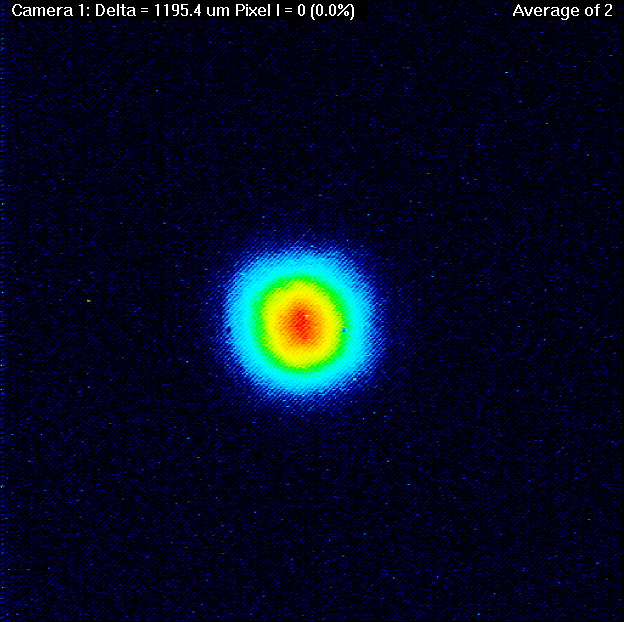
#> input picture ONIP/onip_fisa_diffraction/images/Profil1_b.png, 624 x 622 px
$ python barycentre_laser1.py
#> lines starting #> are read from the running program, lines starting #| are printed output that depends on the picture
# Test Barycentre Python /

import numpy as np
from PIL import Image
from matplotlib import pyplot as plt


def barycentre(tab2D):
	width = tab2D.shape[0]
	length = tab2D.shape[1]
	Y = np.linspace(0,width-1,width)
	X = np.linspace(0,length-1,length)
	XX,YY= np.meshgrid(X,Y)
	sum_tab = np.sum(tab2D)
	x_bary = np.floor(np.sum(XX * tab2D) // sum_tab)
	y_bary = np.floor(np.sum(YY * tab2D) // sum_tab)
	return int(x_bary), int(y_bary)

def find_max(tab2D):
    max_ind = np.argmax(tab2D)
    width = tab2D.shape[0]
    length = tab2D.shape[1]
    ind_x = int(max_ind / length)
    ind_y = int(max_ind % width)
    return ind_x, ind_y


if __name__ == '__main__':
    """
    # Test image
    image = np.zeros((100, 200))
    image[52, 69] = 100

    x, y = find_max(image)
    print(f'x = {x} / y = {y}')
    """


	# Airy
    image_png = Image.open('images/Profil1_b.png')
#> image_png is the input picture: PIL image 624x622 RGBA; mean R, G, B, A 4.3, 11.2, 34.2, 255
    image = image_png.convert("L")
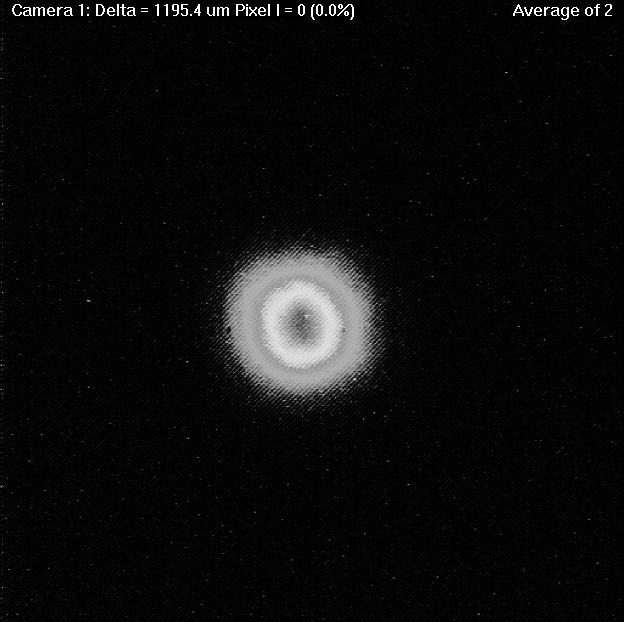
#> image: PIL image 624x622 L; min 0, max 255, mean 11.8
    image = np.asarray(image)
    plt.figure()
    plt.imshow(image)
    x_b0, y_b0 = barycentre(image)
#> in barycentre, `sum_tab = np.sum(tab2D)`: sum_tab = 4562774
#> in barycentre, `x_bary = np.floor(np.sum(XX * tab2D) // sum_tab)`: x_bary = 297
#> in barycentre, `y_bary = np.floor(np.sum(YY * tab2D) // sum_tab)`: y_bary = 296
#> x_b0 = 297; y_b0 = 296
    plt.axvline(x_b0, color='g')
    plt.axhline(y_b0, color='g')

    plt.figure()
    plt.imshow(np.log(image))
    plt.figure()
    plt.imshow(np.log(image+0.1))

    # Find max
    i_max_x, i_max_y = find_max(image)
#> in find_max, `max_ind = np.argmax(tab2D)`: max_ind = 2511
#> in find_max, `ind_x = int(max_ind / length)`: ind_x = 4
#> in find_max, `ind_y = int(max_ind % width)`: ind_y = 23
#> i_max_x = 4; i_max_y = 23
    plt.axvline(i_max_y)
    plt.axhline(i_max_x)
    x_b0, y_b0 = barycentre(image)
    plt.axvline(x_b0, color='g')
    plt.axhline(y_b0, color='g')

    # Crop
    pas = 300
    if(i_max_x < pas):
        pas = i_max_x
#> pas = 4
    if(i_max_y < pas):
        pas = i_max_y
    print(f'pas = {pas}')
#| pas = 4
    image_crop = image[i_max_x-pas:i_max_x+pas, i_max_y-pas:i_max_y+pas]
    print(f'Shape = {image_crop.shape}')
#| Shape = (8, 8)

    # Find barycenter
    x_b, y_b = barycentre(image_crop)
#> x_b = 2; y_b = 6
    print(f'x_b={x_b} / y_b={y_b}')
#| x_b=2 / y_b=6

    plt.figure()
    plt.imshow(np.log(image_crop+0.1))
    plt.axvline(x_b)
    plt.axhline(y_b)

	# slice
    pas_slice_a = 5
    pas_slice_b = 50
    plt.axhline(y_b-pas_slice_a, color='g')
    plt.axhline(y_b+pas_slice_a, color='g')
    plt.axhline(y_b-pas_slice_b, color='r')
    plt.axhline(y_b+pas_slice_b, color='r')

    # slices
    slice_image_one = image_crop[x_b, :]
#> slice_image_one = [0, 0, 0, 0, 0, 0, 0, 0]
    slice_image_a = image_crop[x_b-pas_slice_a:x_b+pas_slice_a, :]
    slice_image_a_sum = np.sum(slice_image_a, axis=0)
#> slice_image_a_sum = [255, 510, 255, 0, 0, 0, 0, 0]
    slice_image_b = image_crop[x_b-pas_slice_b:x_b+pas_slice_b, :]
    slice_image_b_sum = np.sum(slice_image_b, axis=0)
#> slice_image_b_sum = [510, 765, 510, 0, 0, 255, 255, 255]

    plt.figure()
    plt.plot(slice_image_one, label='1 line')
    plt.plot(slice_image_a_sum /(2*pas_slice_a+1), label=f'{pas_slice_a*2+1} lines')
    plt.plot(slice_image_b_sum /(2*pas_slice_b+1), label=f'{pas_slice_b*2+1} lines')
    plt.legend()

    plt.show()
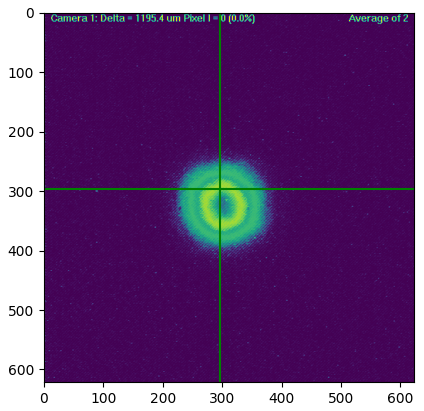
#> figure drawn by matplotlib, 1 panel
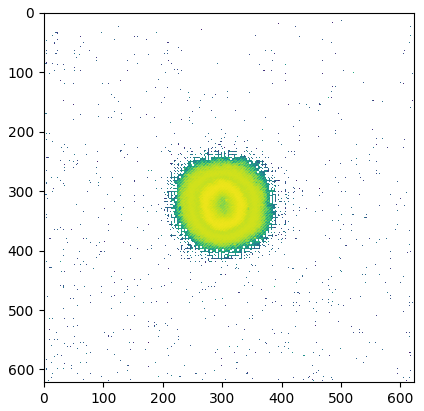
#> figure drawn by matplotlib, 1 panel
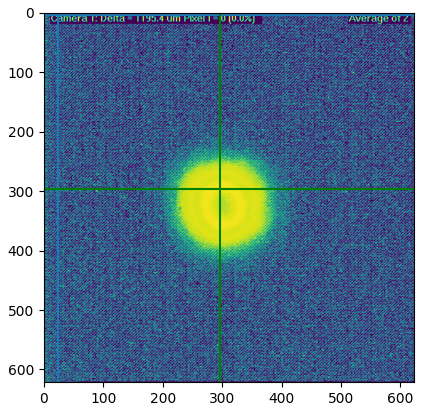
#> figure drawn by matplotlib, 1 panel
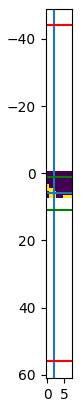
#> figure drawn by matplotlib, 1 panel
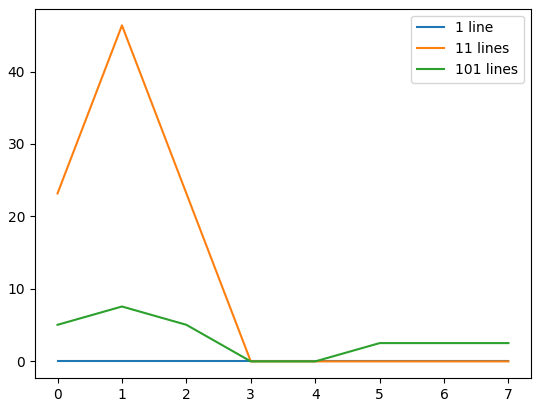
#> figure drawn by matplotlib, 1 panel

$ run again, with ONIP/onip_fisa_diffraction/images/Profil1.png copied over ONIP/onip_fisa_diffraction/images/Profil1_b.png
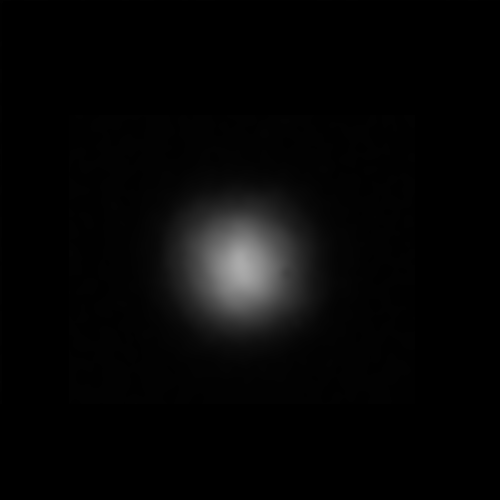
#> input picture ONIP/onip_fisa_diffraction/images/Profil1.png, 500 x 500 px
#> image_png is the input picture: PIL image 500x500 I;16; min 0, max 171, mean 6
#> sum_tab = 1493884
#> x_bary = 240
#> y_bary = 265
#> x_b0 = 240; y_b0 = 265
#> max_ind = 131240
#> ind_x = 262
#> ind_y = 240
#> i_max_x = 262; i_max_y = 240
#> `pas = i_max_x`: pas = 262
#> `pas = i_max_y`: pas = 240
#| pas = 240
#| Shape = (478, 480)
#> y_b = 243
#| x_b=240 / y_b=243
#> slice_image_one = 480 values, max 171 at index 240, min 0 at index 2, mean 31.06
#> slice_image_a_sum = 480 values, max 1699 at index 240, min 0 at index 2, mean 309.2
#> `slice_image_b = image_crop[x_b-pas_slice_b:x_b+pas_slice_b, :]`:
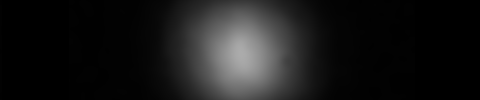
#> slice_image_b: shape (100, 480); min 0, max 171, mean 24.4
#> slice_image_b_sum = 480 values, max 12924 at index 241, min 0 at index 2, mean 2439.9
#> `plt.show()`:
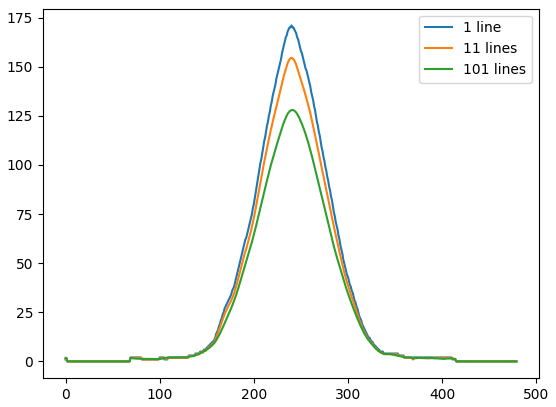
#> figure drawn by matplotlib, 1 panel; curve peaks at x = 240, y = 171; curve peaks at x = 240, y = 154.5; curve peaks at x = 241, y = 128

$ run again, with ONIP/onip_fisa_diffraction/images/Trou 1 mm.jpg saved as ONIP/onip_fisa_diffraction/images/Profil1_b.png
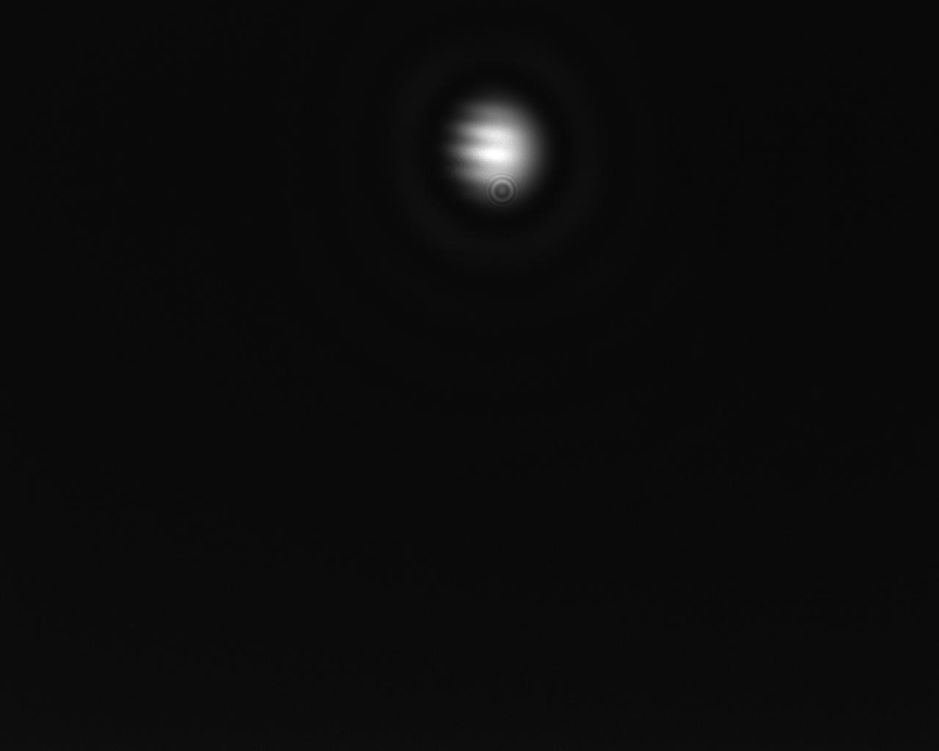
#> input picture ONIP/onip_fisa_diffraction/images/Trou 1 mm.jpg, 939 x 751 px, shrunk from 1280 x 1024 before the run
#> image_png is the input picture: PIL image 939x751 L; min 7, max 255, mean 11.4
#> sum_tab = 8008668
#> x_bary = 465
#> y_bary = 362
#> x_b0 = 465; y_b0 = 362
#> max_ind = 142282
#> ind_x = 151
#> ind_y = 343
#> i_max_x = 151; i_max_y = 343
#> pas = 151
#| pas = 151
#| Shape = (302, 302)
#> x_b = 196; y_b = 150
#| x_b=196 / y_b=150
#> slice_image_one = 302 values, max 72 at index 301, min 9 at index 0, mean 13.36
#> slice_image_a_sum = 302 values, max 683 at index 301, min 89 at index 248, mean 135.5
#> `slice_image_b = image_crop[x_b-pas_slice_b:x_b+pas_slice_b, :]`:
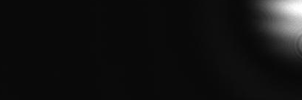
#> slice_image_b: shape (100, 302); min 8, max 255, mean 17.6
#> slice_image_b_sum = 302 values, max 10002 at index 301, min 900 at index 19, mean 1755.8
#> `plt.show()`:
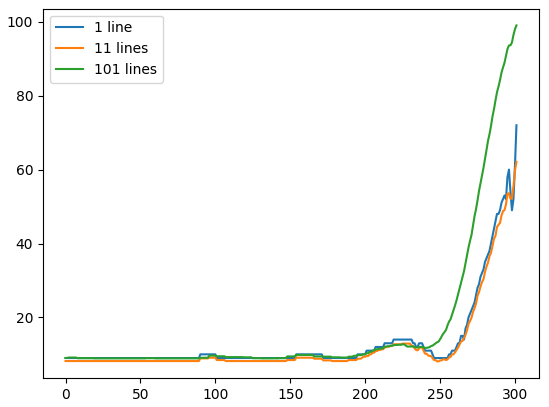
#> figure drawn by matplotlib, 1 panel; curve peaks at x = 301, y = 72; curve peaks at x = 301, y = 62.09; curve peaks at x = 301, y = 99.03
